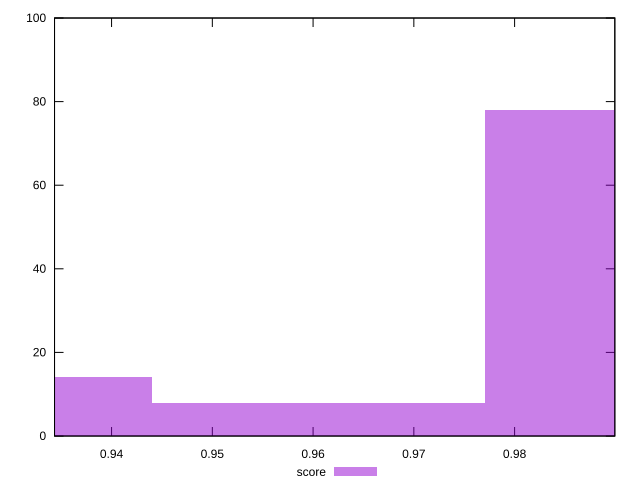

The script that saved this image:
reset

$score <<EOF
0.9936667145293644 78
0.9274222668940734 14
0.9605444907117189 8
EOF

set key outside below
set boxwidth 0.03312222381764548
set xrange [0.9343390964023497:0.9899467495008307]
set yrange [0:100]
set trange [0:100]
set style fill transparent solid 0.5 noborder
set terminal svg size 640, 490 enhanced background rgb 'white'
set output "reprap/first-meaningful-paint/samples/pages+cached+noexternal+nofonts+nosvg+noimg/score/histogram.svg"

plot $score title "score" with boxes

reset
